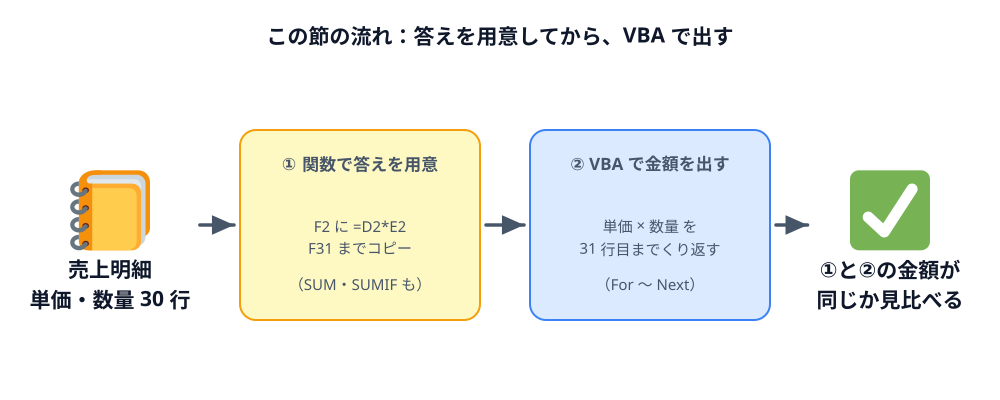

Generate this figure with Python:
"""3-1: この節の流れ。関数で答えを用意してから、各行の金額を VBA で出して見比べる（SOURCE-PATH-GOAL）。"""
import sys
sys.path.insert(0, "/Users/seekseep/.claude/skills/genfig")
from genfig import Canvas

c = Canvas(1000, 400)
c.text(500, 44, "この節の流れ：答えを用意してから、VBA で出す", scale="heading")

rows = c.node(110, 225, "売上明細\n単価・数量 30 行", emoji_cp="1f4d2")        # 📒

func = c.sticky(240, 130, 240, 190, color="yellow", weight="thin")
c.text(360, 170, "① 関数で答えを用意", scale="label")
c.text(360, 232, "F2 に =D2*E2\nF31 までコピー", scale="body")
c.text(360, 290, "（SUM・SUMIF も）", scale="body")

vba = c.sticky(530, 130, 240, 190, color="blue", weight="thin")
c.text(650, 170, "② VBA で金額を出す", scale="label")
c.text(650, 232, "単価 × 数量 を\n31 行目までくり返す", scale="body")
c.text(650, 290, "（For 〜 Next）", scale="body")

ok = c.node(890, 225, "①と②の金額が\n同じか見比べる", emoji_cp="2705")          # ✅

c.link(rows, func)
c.link(func, vba)
c.link(vba, ok)
c.save("02-this-lecture.svg")
